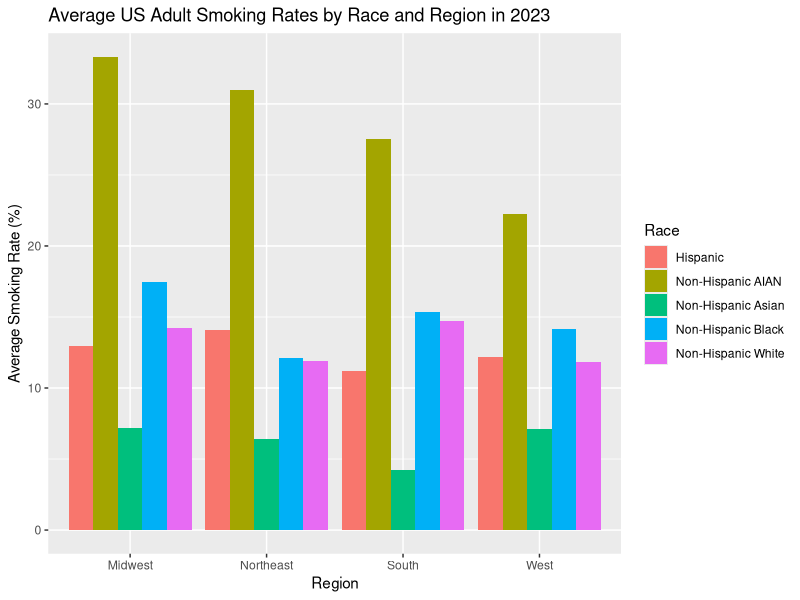
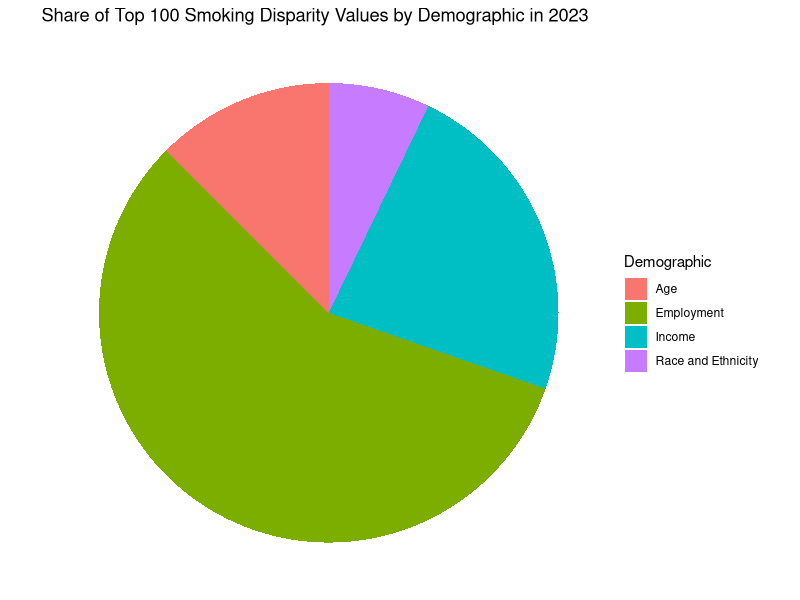
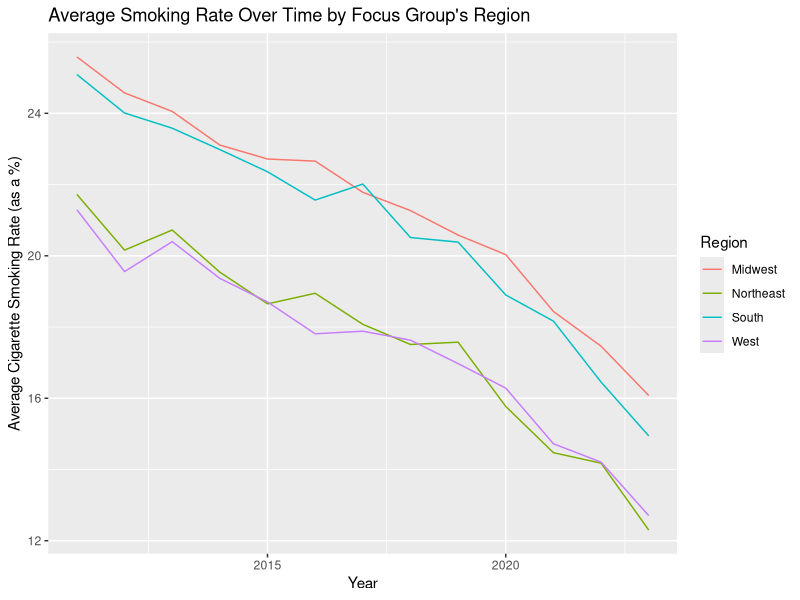
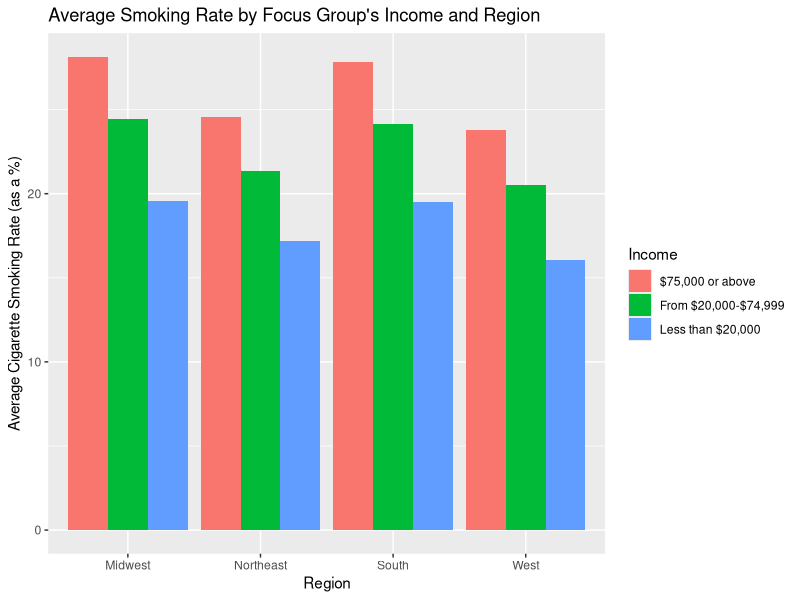

Write R code to recreate these figures, in order.
## ---- chunk 1
knitr::opts_chunk$set(echo = TRUE)
library(tidyverse)

## ---- chunk 2

age <- read_csv("data/Age-Related_Disparities_in_Cigarette_Smoking_Among_Adults_20251101.csv")

employment <- read_csv("data/Employment-Related_Disparities_in_Cigarette_Smoking_Among_Adults_20251101.csv")

income <- read_csv("data/Income-Related_Disparities_in_Cigarette_Smoking_Among_Adults_20251101.csv")

m_health <- read_csv("data/Mental_Health-Related_Disparities_in_Cigarette_Smoking_Among_Adults_20251101.csv")

race <- read_csv("data/Race_and_Ethnic_Disparities_in_Cigarette_Smoking_Among_Adults_20251101.csv")

## ---- chunk 3
# Merging all tables into one. This only requires bind_rows since all variable names are the same across all five tables.

tobacco_chr <- bind_rows(age, employment, income, m_health, race)
## ---- chunk 4
# Converting quantitative variables to numeric datatypes

tobacco <- tobacco_chr |>
  mutate(across(c(`Cigarette Use Prevalence % (Focus group)`,
                   `Cigarette Use Prevalence % (Reference group)`,
                   `Disparity Value`),
                as.numeric))
## ---- chunk 5
n_distinct(tobacco$`Tobacco Use`)

# The "tobacco use" column is useless since it only says "Cigarette Use Among Adults". Therefore let's get rid of it.
tobacco <- tobacco |>
  select(-`Tobacco Use`)
## ---- chunk 6
tobacco <- tobacco |>
  group_by(`Year`,
           `State`,
           `Demographic`,
           `Comparing (Focus group)`,
           `Cigarette Use Prevalence % (Focus group)`)|>
  mutate(`Mean Disparity Value (Focus Group)` = mean(`Disparity Value`))

# Creating a new column which assigns each state to a designated region based on the Census Regions and Divisions of the United States.

tobacco_region <- tobacco |>
  mutate(
    region = case_when(
      State %in% c(
        "Maine","New Hampshire","Vermont","Massachusetts","Rhode Island","Connecticut",
        "New York","New Jersey","Pennsylvania"
      ) ~ "Northeast",
      
      State %in% c(
        "Ohio","Indiana","Illinois","Michigan","Wisconsin",
        "Minnesota","Iowa","Missouri","North Dakota","South Dakota","Nebraska","Kansas"
      ) ~ "Midwest",
      
      State %in% c(
        "Delaware","Maryland","District of Columbia","Virginia","West Virginia",
        "North Carolina","South Carolina","Georgia","Florida",
        "Kentucky","Tennessee","Mississippi","Alabama",
        "Oklahoma","Texas","Arkansas","Louisiana"
      ) ~ "South",
      
      State %in% c(
        "Idaho","Montana","Wyoming","Nevada","Utah","Colorado","Arizona","New Mexico",
        "Alaska","Washington","Oregon","California","Hawaii"
      ) ~ "West",))

tobacco_region

#To check for NA values.
tobacco_region |>
  filter(is.na(region))
## ---- chunk 7

tobacco_region |>
  filter(Year == 2022, Demographic == "Race and Ethnicity") |>
 
  group_by(Race = `Comparing (Focus group)`, region) |>
  summarize(race_mean = mean(`Cigarette Use Prevalence % (Focus group)`, na.rm = TRUE)) |>
 
  ggplot(aes(x = region, y = race_mean, fill = Race)) + geom_col(position = "dodge") +
  labs(title = "Average US Adult Smoking Rates by Race and Region in 2023",
       x = "Region", y = "Average Smoking Rate (%)", fill = "Race")

## ---- chunk 8

tobacco_region |>
  ungroup() |>
  filter(Year == 2023) |>
  select(`Demographic`,
         `region`,
         `Comparing (Focus group)`,
         `To (Reference group)`,
         `Disparity Value`) |>
  drop_na() |>
  slice_max(`Disparity Value`, n = 100) |>
  
  ggplot(aes(x = "", fill = Demographic)) +
  geom_bar(width = 1) +
  coord_polar(theta = "y") +
  labs(title = "Share of Top 100 Smoking Disparity Values by Demographic in 2023",
       x = NULL, y = NULL,
       fill = "Demographic") +
       theme_void()

## ---- chunk 9
tobacco_region |> group_by(`Year`, region) |> 
  summarize(avg = mean(`Cigarette Use Prevalence % (Focus group)`, na.rm = T)) |>
  
  ggplot() + geom_line(aes(x = `Year`, 
                           y = avg, color = region)) +
    labs(title = "Average Smoking Rate Over Time by Focus Group's Region",
         y = "Average Cigarette Smoking Rate (as a %)",
         color = "Region")
## ---- chunk 10
tobacco_region |> filter(`Demographic` == "Income") |> group_by(`Comparing (Focus group)`, `region`) |>
  summarize(avg = mean(`Cigarette Use Prevalence % (Reference group)`, na.rm = T)) |>
  
  ggplot(aes(fill = `Comparing (Focus group)`, y = avg, x = region)) + geom_col(position = "dodge") +
    labs(title = "Average Smoking Rate by Focus Group's Income and Region",
         x = "Region",
         y = "Average Cigarette Smoking Rate (as a %)",
         fill = "Income")
